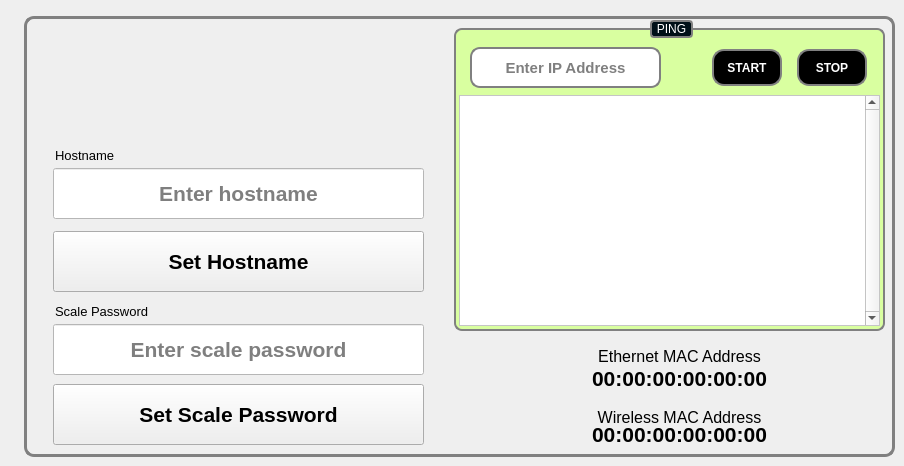
   <widget class="QWidget" name="tab">
    <attribute name="title">
     <string>Host</string>
    </attribute>
    <widget class="QGroupBox" name="hostGroupBox">
     <property name="geometry">
      <rect>
       <x>24</x>
       <y>16</y>
       <width>871</width>
       <height>441</height>
      </rect>
     </property>
     <property name="styleSheet">
      <string notr="true">QGroupBox#hostGroupBox{
	background: url(:/images/screens/brushedSteelSheet.png);
border-color: rgb(118, 118, 118);
border-radius: 10px;
border: 3px solid gray;
}</string>
     </property>
     <property name="title">
      <string/>
     </property>
     <widget class="QLineEdit" name="hostnameLineEdit">
      <property name="geometry">
       <rect>
        <x>29</x>
        <y>152</y>
        <width>371</width>
        <height>51</height>
       </rect>
      </property>
      <property name="font">
       <font>
        <pointsize>16</pointsize>
        <weight>75</weight>
        <bold>true</bold>
       </font>
      </property>
      <property name="focusPolicy">
       <enum>Qt::StrongFocus</enum>
      </property>
      <property name="styleSheet">
       <string notr="true">QLineEdit#hostnameLineEdit{
color: rgb(0,0,0);
background:white;
}</string>
      </property>
      <property name="text">
       <string notr="true"/>
      </property>
      <property name="maxLength">
       <number>15</number>
      </property>
      <property name="alignment">
       <set>Qt::AlignCenter</set>
      </property>
      <property name="placeholderText">
       <string>Enter hostname</string>
      </property>
     </widget>
     <widget class="QPushButton" name="setHostnameBut">
      <property name="geometry">
       <rect>
        <x>29</x>
        <y>215</y>
        <width>371</width>
        <height>61</height>
       </rect>
      </property>
      <property name="font">
       <font>
        <pointsize>16</pointsize>
        <weight>75</weight>
        <bold>true</bold>
       </font>
      </property>
      <property name="styleSheet">
       <string notr="true"/>
      </property>
      <property name="text">
       <string>Set Hostname</string>
      </property>
     </widget>
     <widget class="QLabel" name="ethernetMACAddressLabel">
      <property name="geometry">
       <rect>
        <x>530</x>
        <y>345</y>
        <width>251</width>
        <height>35</height>
       </rect>
      </property>
      <property name="font">
       <font>
        <pointsize>16</pointsize>
        <weight>75</weight>
        <bold>true</bold>
       </font>
      </property>
      <property name="styleSheet">
       <string notr="true">color:rgb(0, 0, 0);
background:transparent;</string>
      </property>
      <property name="text">
       <string notr="true">00:00:00:00:00:00</string>
      </property>
      <property name="alignment">
       <set>Qt::AlignCenter</set>
      </property>
      <property name="wordWrap">
       <bool>false</bool>
      </property>
     </widget>
     <widget class="QLabel" name="mac1Label">
      <property name="geometry">
       <rect>
        <x>460</x>
        <y>330</y>
        <width>391</width>
        <height>20</height>
       </rect>
      </property>
      <property name="font">
       <font>
        <pointsize>12</pointsize>
       </font>
      </property>
      <property name="styleSheet">
       <string notr="true">color:rgb(0, 0, 0);
background:transparent;</string>
      </property>
      <property name="text">
       <string>Ethernet MAC Address</string>
      </property>
      <property name="alignment">
       <set>Qt::AlignCenter</set>
      </property>
     </widget>
     <widget class="QLabel" name="wirelessMACAddressLabel">
      <property name="geometry">
       <rect>
        <x>480</x>
        <y>401</y>
        <width>351</width>
        <height>35</height>
       </rect>
      </property>
      <property name="font">
       <font>
        <pointsize>16</pointsize>
        <weight>75</weight>
        <bold>true</bold>
       </font>
      </property>
      <property name="styleSheet">
       <string notr="true">color:rgb(0, 0, 0);
background:transparent;</string>
      </property>
      <property name="text">
       <string notr="true">00:00:00:00:00:00</string>
      </property>
      <property name="alignment">
       <set>Qt::AlignCenter</set>
      </property>
     </widget>
     <widget class="QLabel" name="mac2Label">
      <property name="geometry">
       <rect>
        <x>460</x>
        <y>391</y>
        <width>391</width>
        <height>20</height>
       </rect>
      </property>
      <property name="font">
       <font>
        <pointsize>12</pointsize>
       </font>
      </property>
      <property name="styleSheet">
       <string notr="true">color:rgb(0, 0, 0);
background:transparent;</string>
      </property>
      <property name="text">
       <string>Wireless MAC Address</string>
      </property>
      <property name="alignment">
       <set>Qt::AlignCenter</set>
      </property>
     </widget>
     <widget class="QGroupBox" name="pingGroupBox">
      <property name="geometry">
       <rect>
        <x>430</x>
        <y>4</y>
        <width>431</width>
        <height>311</height>
       </rect>
      </property>
      <property name="sizePolicy">
       <sizepolicy hsizetype="Fixed" vsizetype="Fixed">
        <horstretch>0</horstretch>
        <verstretch>0</verstretch>
       </sizepolicy>
      </property>
      <property name="styleSheet">
       <string notr="true">QGroupBox#pingGroupBox{
	border: 2px solid gray;
	border-radius: 8px;
    color: rgb(0,0,0);
	margin-top: 8px;
	background: rgb(217,255,160); 
}
QGroupBox::title {
     subcontrol-origin: margin;
     subcontrol-position: top center; /* position at the top center */
     padding: 0 3px;
     background-color: qlineargradient(x1: 0, y1: 0, x2: 0, y2: 1,
                                       stop: 0 #FF0ECE, stop: 1 #FFFFFF);
	background: rgb(0, 16, 24);
	color: rgb(255,255,255);
	border: 2px solid gray;
	border-radius: 4px;
 }</string>
      </property>
      <property name="title">
       <string>PING</string>
      </property>
      <widget class="QLineEdit" name="pingIPLineEdit">
       <property name="geometry">
        <rect>
         <x>16</x>
         <y>27</y>
         <width>191</width>
         <height>41</height>
        </rect>
       </property>
       <property name="font">
        <font>
         <pointsize>11</pointsize>
         <weight>75</weight>
         <bold>true</bold>
        </font>
       </property>
       <property name="focusPolicy">
        <enum>Qt::StrongFocus</enum>
       </property>
       <property name="styleSheet">
        <string notr="true">border-radius: 10px;
border: 2px solid gray;
background:white;</string>
       </property>
       <property name="text">
        <string/>
       </property>
       <property name="alignment">
        <set>Qt::AlignCenter</set>
       </property>
       <property name="placeholderText">
        <string>Enter IP Address</string>
       </property>
      </widget>
      <widget class="QPushButton" name="startPingBut">
       <property name="geometry">
        <rect>
         <x>258</x>
         <y>29</y>
         <width>70</width>
         <height>37</height>
        </rect>
       </property>
       <property name="sizePolicy">
        <sizepolicy hsizetype="Fixed" vsizetype="Fixed">
         <horstretch>70</horstretch>
         <verstretch>37</verstretch>
        </sizepolicy>
       </property>
       <property name="minimumSize">
        <size>
         <width>70</width>
         <height>37</height>
        </size>
       </property>
       <property name="maximumSize">
        <size>
         <width>70</width>
         <height>37</height>
        </size>
       </property>
       <property name="font">
        <font>
         <pointsize>9</pointsize>
         <weight>75</weight>
         <bold>true</bold>
        </font>
       </property>
       <property name="styleSheet">
        <string notr="true">QPushButton#startPingBut{
border-radius: 12px;
color: rgb(255,255,255);
border: 2px solid gray;
background: rgb(0,0,0);
}</string>
       </property>
       <property name="text">
        <string>START</string>
       </property>
      </widget>
      <widget class="QPushButton" name="stopPingBut">
       <property name="geometry">
        <rect>
         <x>343</x>
         <y>29</y>
         <width>70</width>
         <height>37</height>
        </rect>
       </property>
       <property name="sizePolicy">
        <sizepolicy hsizetype="Fixed" vsizetype="Fixed">
         <horstretch>70</horstretch>
         <verstretch>37</verstretch>
        </sizepolicy>
       </property>
       <property name="minimumSize">
        <size>
         <width>70</width>
         <height>37</height>
        </size>
       </property>
       <property name="maximumSize">
        <size>
         <width>70</width>
         <height>37</height>
        </size>
       </property>
       <property name="font">
        <font>
         <pointsize>9</pointsize>
         <weight>75</weight>
         <italic>false</italic>
         <bold>true</bold>
        </font>
       </property>
       <property name="styleSheet">
        <string notr="true">border-radius: 12px;
color: rgb(255,255,255);
background: rgb(0,0,0);
border: 2px solid gray;</string>
       </property>
       <property name="text">
        <string>STOP</string>
       </property>
      </widget>
      <widget class="QListWidget" name="pingResultsList">
       <property name="geometry">
        <rect>
         <x>5</x>
         <y>75</y>
         <width>421</width>
         <height>231</height>
        </rect>
       </property>
       <property name="font">
        <font>
         <pointsize>9</pointsize>
        </font>
       </property>
       <property name="styleSheet">
        <string notr="true">QListWidget#pingResultsList{
color: rgb(0,0,0);
background:white;
}

QListWidget#pingResultsList::scrollbar{
width: 40px;
}</string>
       </property>
       <property name="verticalScrollBarPolicy">
        <enum>Qt::ScrollBarAlwaysOn</enum>
       </property>
       <property name="autoScrollMargin">
        <number>16</number>
       </property>
       <property name="showDropIndicator" stdset="0">
        <bool>false</bool>
       </property>
       <property name="verticalScrollMode">
        <enum>QAbstractItemView::ScrollPerPixel</enum>
       </property>
      </widget>
     </widget>
     <widget class="QLabel" name="hostnameLabel">
      <property name="geometry">
       <rect>
        <x>31</x>
        <y>16</y>
        <width>381</width>
        <height>131</height>
       </rect>
      </property>
      <property name="font">
       <font>
        <pointsize>10</pointsize>
        <weight>50</weight>
        <bold>false</bold>
       </font>
      </property>
      <property name="styleSheet">
       <string notr="true">QLabel#hostnameLabel{
color: rgb(0, 0, 0);
}</string>
      </property>
      <property name="text">
       <string>Hostname</string>
      </property>
      <property name="alignment">
       <set>Qt::AlignBottom|Qt::AlignLeading|Qt::AlignLeft</set>
      </property>
     </widget>
     <widget class="QPushButton" name="setScalePasswordBut">
      <property name="geometry">
       <rect>
        <x>29</x>
        <y>368</y>
        <width>371</width>
        <height>61</height>
       </rect>
      </property>
      <property name="font">
       <font>
        <pointsize>16</pointsize>
        <weight>75</weight>
        <bold>true</bold>
       </font>
      </property>
      <property name="styleSheet">
       <string notr="true"/>
      </property>
      <property name="text">
       <string>Set Scale Password</string>
      </property>
     </widget>
     <widget class="QLineEdit" name="scalePasswordLineEdit">
      <property name="geometry">
       <rect>
        <x>29</x>
        <y>308</y>
        <width>371</width>
        <height>51</height>
       </rect>
      </property>
      <property name="font">
       <font>
        <pointsize>16</pointsize>
        <weight>75</weight>
        <bold>true</bold>
       </font>
      </property>
      <property name="focusPolicy">
       <enum>Qt::StrongFocus</enum>
      </property>
      <property name="styleSheet">
       <string notr="true">QLineEdit#scalePasswordLineEdit{
color: rgb(0,0,0);
background:white;
}</string>
      </property>
      <property name="text">
       <string notr="true"/>
      </property>
      <property name="maxLength">
       <number>15</number>
      </property>
      <property name="alignment">
       <set>Qt::AlignCenter</set>
      </property>
      <property name="placeholderText">
       <string>Enter scale password</string>
      </property>
     </widget>
     <widget class="QLabel" name="scalePasswordLabel">
      <property name="geometry">
       <rect>
        <x>31</x>
        <y>283</y>
        <width>381</width>
        <height>20</height>
       </rect>
      </property>
      <property name="font">
       <font>
        <pointsize>10</pointsize>
        <weight>50</weight>
        <bold>false</bold>
       </font>
      </property>
      <property name="styleSheet">
       <string notr="true">QLabel#hostnameLabel{
color: rgb(0, 0, 0);
}</string>
      </property>
      <property name="text">
       <string>Scale Password</string>
      </property>
      <property name="alignment">
       <set>Qt::AlignBottom|Qt::AlignLeading|Qt::AlignLeft</set>
      </property>
     </widget>
    </widget>
   </widget>
